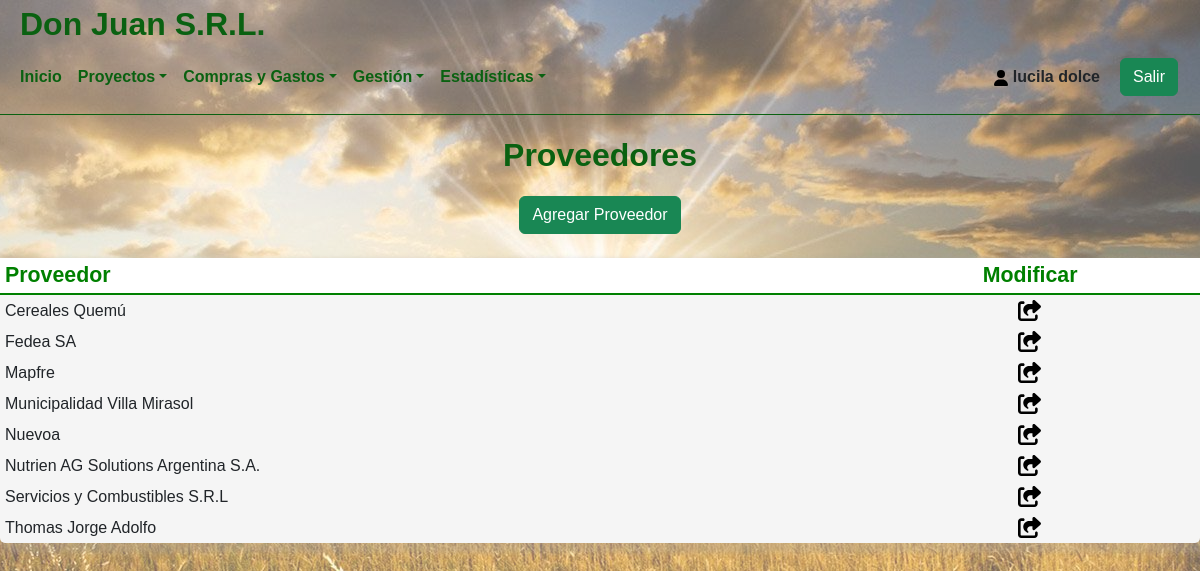
The page /System/proveedores.php (signed in) on the database its author committed.
### tables this page shows
CREATE TABLE `usuarios` (
  `id_usuario` int(11) NOT NULL,
  `usuario` varchar(45) NOT NULL,
  `password` varchar(45) NOT NULL,
  `nombre` varchar(45) NOT NULL,
  `apellido` varchar(45) NOT NULL,
  `id_tipoUsuario` int(11) NOT NULL,
  `id_EstadoUsuario` int(1) NOT NULL
);

CREATE TABLE `proveedores` (
  `id_Proveedor` int(2) NOT NULL,
  `proveedor` varchar(100) NOT NULL
);

### System/proveedores.php (the view, shortened to what this page needs)
<?php
include('../Template/Cabecera.php');
include('../Modelo/Conexion.php');
?>
<center>
	<div class="">
		<h1>Proveedores</h1>
	</div>
    <div>
        <a href="./altaProveedor.php">
            <button class="btn btn-success">Agregar Proveedor</button>
        </a>
    </div>
    <br/>
</center>
<center>
<table style="border:none; width:1200px;box-shadow: 5px 5px 5px 5px rgba(165, 164, 164, 0.3);border-radius: 5px;background-color: whitesmoke;">
		<thead>
		<tr style="color:green; background-color:white;font-weight:bold;border-bottom: 2px solid green;">
			<th style="text-align:center;font-size:16pt;text-align:left;padding:5px;">Proveedor</th>
			<th style="text-align:center;font-size:16pt;text-align:center;padding:5px;">Modificar</th>
		</tr>
		</thead>
	   <?php
$consulta=mysqli_query($conexion, "SELECT * FROM proveedores ORDER BY proveedor ASC");
while($listar = mysqli_fetch_array($consulta))
{
	echo "
	<tr>
		<td style=text-align:left;padding:5px;>$listar[proveedor]</td>
		<td class='text-center text-nowrap'><a class='btn btn-sm' href=./detalleProveedor.php?no=".$listar['id_Proveedor']." class=mod><svg xmlns='http://www.w3.org/2000/svg' height='1.5em' viewBox='0 0 576 512'><path d='M352 224H305.5c-45 0-81.5 36.5-81.5 81.5c0 22.3 10.3 34.3 19.2 40.5c6.8 4.7 12.8 12 12.8 20.3c0 9.8-8 17.8-17.8 17.8h-2.5c-2.4 0-4.8-.4-7.1-1.4C210.8 374.8 128 333.4 128 240c0-79.5 64.5-144 144-144h80V34.7C352 15.5 367.5 0 386.7 0c8.6 0 16.8 3.2 23.2 8.9L548.1 133.3c7.6 6.8 11.9 16.5 11.9 26.7s-4.3 19.9-11.9 26.7l-139 125.1c-5.9 5.3-13.5 8.2-21.4 8.2H384c-17.7 0-32-14.3-32-32V224zM80 96c-8.8 0-16 7.2-16 16V432c0 8.8 7.2 16 16 16H400c8.8 0 16-7.2 16-16V384c0-17.7 14.3-32 32-32s32 14.3 32 32v48c0 44.2-35.8 80-80 80H80c-44.2 0-80-35.8-80-80V112C0 67.8 35.8 32 80 32h48c17.7 0 32 14.3 32 32s-14.3 32-32 32H80z'/></svg></a></td>
	</tr>";
}
?>
</body>

### Template/Cabecera.php (shortened to what this page needs)
<?php
include ("../Modelo/Conexion.php");
$iduser = $_SESSION['usuario'];
$sql = "SELECT * FROM usuarios WHERE usuario='$iduser'";
$resultado = $conexion->query($sql);
$row = $resultado->fetch_assoc();
$nombre = $row['nombre'];
$apellido = $row['apellido'];
$tipoUsu = $row['id_tipoUsuario'];
?>
<!DOCTYPE html>
<html lang="es">
<head>
    <link href="https://cdn.jsdelivr.net/npm/bootstrap@5.2.0-beta1/dist/css/bootstrap.min.css" rel="stylesheet">
    <link href="https://unpkg.com/aos@2.3.1/dist/aos.css" rel="stylesheet">
	<link rel="stylesheet" href="../Css/estilos.css">
</head>
<body>
<header class="hea-pri" >
	<div class="titPrincipal">
		<h1>Don Juan S.R.L.</h1>
	</div>
    <nav class="navbar navbar-expand-lg navbar-light" style="border-bottom: 1px solid #0a6111;">
        <div class="container-fluid navpri">
            <div class="collapse navbar-collapse" id="navbarNav" >
                <ul class="navbar-nav">
				<li class="nav-item">
					<a href="./Inicio.php" class="nav-link" style="color: #0a6111;" aria-current="page">Inicio</a>
				</li>
                <li class="nav-item dropdown">
                        <a href="#" class="nav-link dropdown-toggle " id="navbarDropdown" role="button" data-bs-toggle="dropdown" aria-expanded="false" style="color: #0a6111;">Proyectos</a>
                    </li>
                    <li class="nav-item dropdown">
                        <a href="#" class="nav-link dropdown-toggle " id="navbarDropdown" role="button" data-bs-toggle="dropdown" aria-expanded="false" style="color: #0a6111;">Compras y Gastos</a>
                    </li>
					<?php if($tipoUsu == 1){;?>
					<li class="nav-item dropdown">
                        <a href="#" class="nav-link dropdown-toggle " id="navbarDropdown" role="button" data-bs-toggle="dropdown" aria-expanded="false" style="color: #0a6111;">Gestión</a>
                    </li>
					<?php };?>
					<li class="nav-item dropdown">
                        <a href="#" class="nav-link dropdown-toggle " id="navbarDropdown" role="button" data-bs-toggle="dropdown" aria-expanded="false" style="color: #0a6111;">Estadísticas</a>
                    </li>
                </ul>
            </div>
            <div class="exit">
				<div class="exit-name">
				<p><svg xmlns="http://www.w3.org/2000/svg" height="1em" viewBox="0 0 448 512" style="fill:#000000;"><path d="M224 256A128 128 0 1 0 224 0a128 128 0 1 0 0 256zm-45.7 48C79.8 304 0 383.8 0 482.3C0 498.7 13.3 512 29.7 512H418.3c16.4 0 29.7-13.3 29.7-29.7C448 383.8 368.2 304 269.7 304H178.3z"/></svg>&nbsp<?php echo $nombre." ".$apellido;?></p>
				</div>
				<div class="exit-exit">
					<a href="../index.php">
						<button class="btn btn-success">Salir</button>
					</a>
				</div>
			</div>
        </div>
    </nav>
</header>

### Css/estilos.css (style rules this page uses)
* { margin: 0; padding: 0; box-sizing: border-box; font-family: 'Montserrat Alternates', sans-serif; }
body { background-color: whitesmoke; background-image: linear-gradient( to right, rgba(255, 255, 255, 0.35), rgba(255, 255, 255, 0.35) ), url('../imagenes/campo.jpg'); background-repeat: no-repeat; background-attachment: fixed; background-size: cover; object-fit: cover; background-repeat: no-repeat; background-position: center center; justify-content: center; align-items: center; height: auto; }
a { text-decoration: none; }
h1 { color: #0a6111; display: block; font-size: 2em; margin-block-start: 0.67em; margin-block-end: 0.67em; margin-inline-start: 0px; margin-inline-end: 0px; font-weight: bold; }
.nav-link { font-weight: bold; }
.exit-name { font-weight: bold; }
.titPrincipal { width: 100%; height: 40px; display: flex; justify-content: flex-start; }
.titPrincipal h1 { margin-left: 20px; margin-block-start: 0.15em; }
p { margin: 0%; }
.exit { padding: 10px; display: flex; justify-content: center; align-items: center; flex-direction: row; gap: 20px; font-family: 'Montserrat Alternates', sans-serif; }

### rows shown on the page
usuarios: nombre "lucila", apellido "dolce"
proveedores: proveedor "Cereales Quemú"
proveedores: proveedor "Fedea SA"
proveedores: proveedor "Mapfre"
proveedores: proveedor "Municipalidad Villa Mirasol"
proveedores: proveedor "Nuevoa"
proveedores: proveedor "Nutrien AG Solutions Argentina S.A."
proveedores: proveedor "Servicios y Combustibles S.R.L"
proveedores: proveedor "Thomas Jorge Adolfo"
